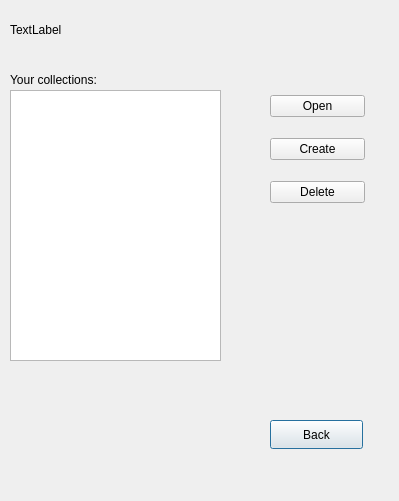
<?xml version="1.0" encoding="UTF-8"?>
<ui version="4.0">
 <class>Collection</class>
 <widget class="QDialog" name="Collection">
  <property name="geometry">
   <rect>
    <x>0</x>
    <y>0</y>
    <width>399</width>
    <height>501</height>
   </rect>
  </property>
  <property name="windowTitle">
   <string>Dialog</string>
  </property>
  <widget class="QLabel" name="label">
   <property name="geometry">
    <rect>
     <x>10</x>
     <y>20</y>
     <width>131</width>
     <height>20</height>
    </rect>
   </property>
   <property name="text">
    <string>TextLabel</string>
   </property>
  </widget>
  <widget class="QListWidget" name="listWidget">
   <property name="geometry">
    <rect>
     <x>10</x>
     <y>90</y>
     <width>211</width>
     <height>271</height>
    </rect>
   </property>
  </widget>
  <widget class="QLabel" name="label_2">
   <property name="geometry">
    <rect>
     <x>10</x>
     <y>70</y>
     <width>121</width>
     <height>20</height>
    </rect>
   </property>
   <property name="text">
    <string>Your collections:</string>
   </property>
  </widget>
  <widget class="QPushButton" name="back">
   <property name="geometry">
    <rect>
     <x>270</x>
     <y>420</y>
     <width>93</width>
     <height>29</height>
    </rect>
   </property>
   <property name="text">
    <string>Back</string>
   </property>
  </widget>
  <widget class="QWidget" name="">
   <property name="geometry">
    <rect>
     <x>270</x>
     <y>80</y>
     <width>95</width>
     <height>139</height>
    </rect>
   </property>
   <layout class="QVBoxLayout" name="verticalLayout">
    <item>
     <widget class="QPushButton" name="open">
      <property name="text">
       <string>Open</string>
      </property>
     </widget>
    </item>
    <item>
     <widget class="QPushButton" name="create">
      <property name="text">
       <string>Create</string>
      </property>
     </widget>
    </item>
    <item>
     <widget class="QPushButton" name="delete_2">
      <property name="text">
       <string>Delete</string>
      </property>
     </widget>
    </item>
   </layout>
  </widget>
 </widget>
 <resources/>
 <connections/>
</ui>
